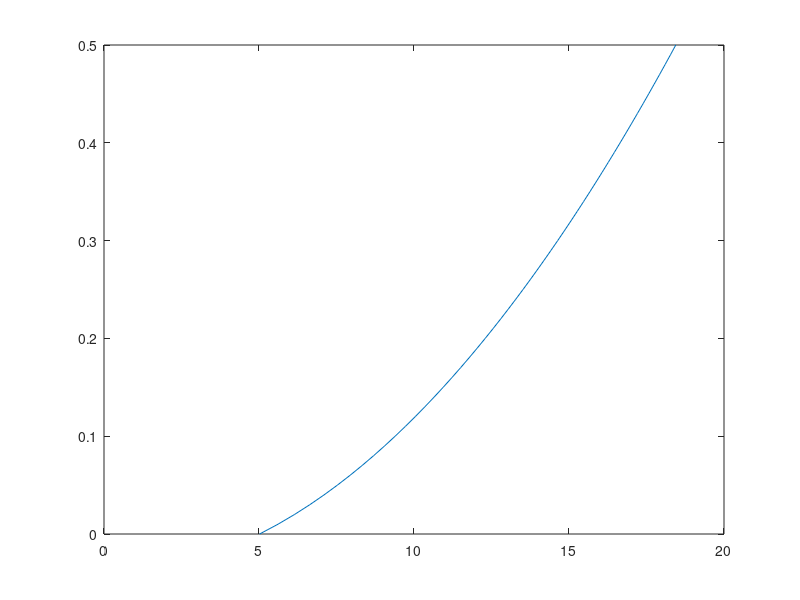

This chart was generated by the following MATLAB code:
close all; clc; clear all
emax = 4;
fmax = 0:.01:.50;

Rmin = 42;
V = sqrt(Rmin*(15*(0.01*emax + fmax)));


plot(V,fmax)
